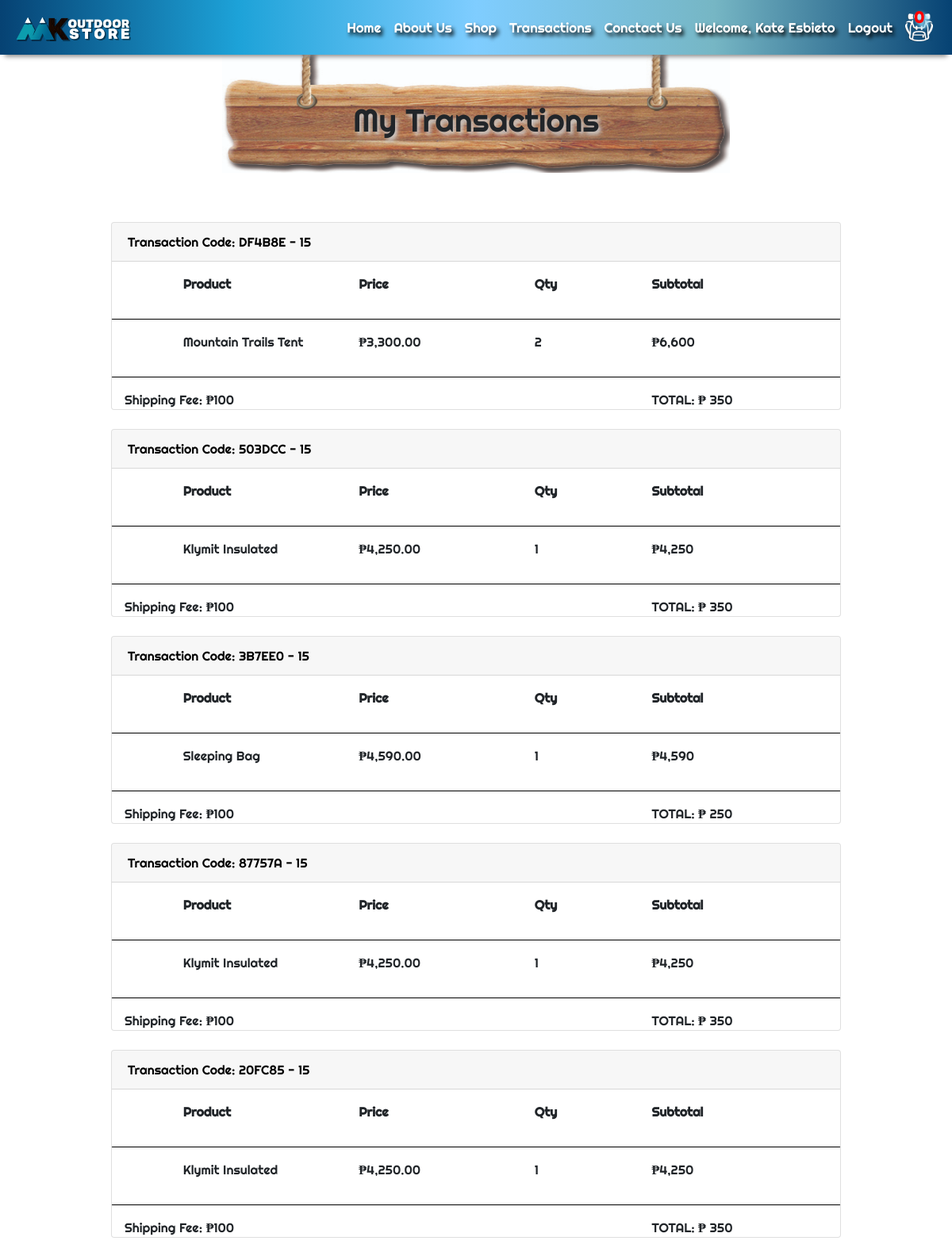
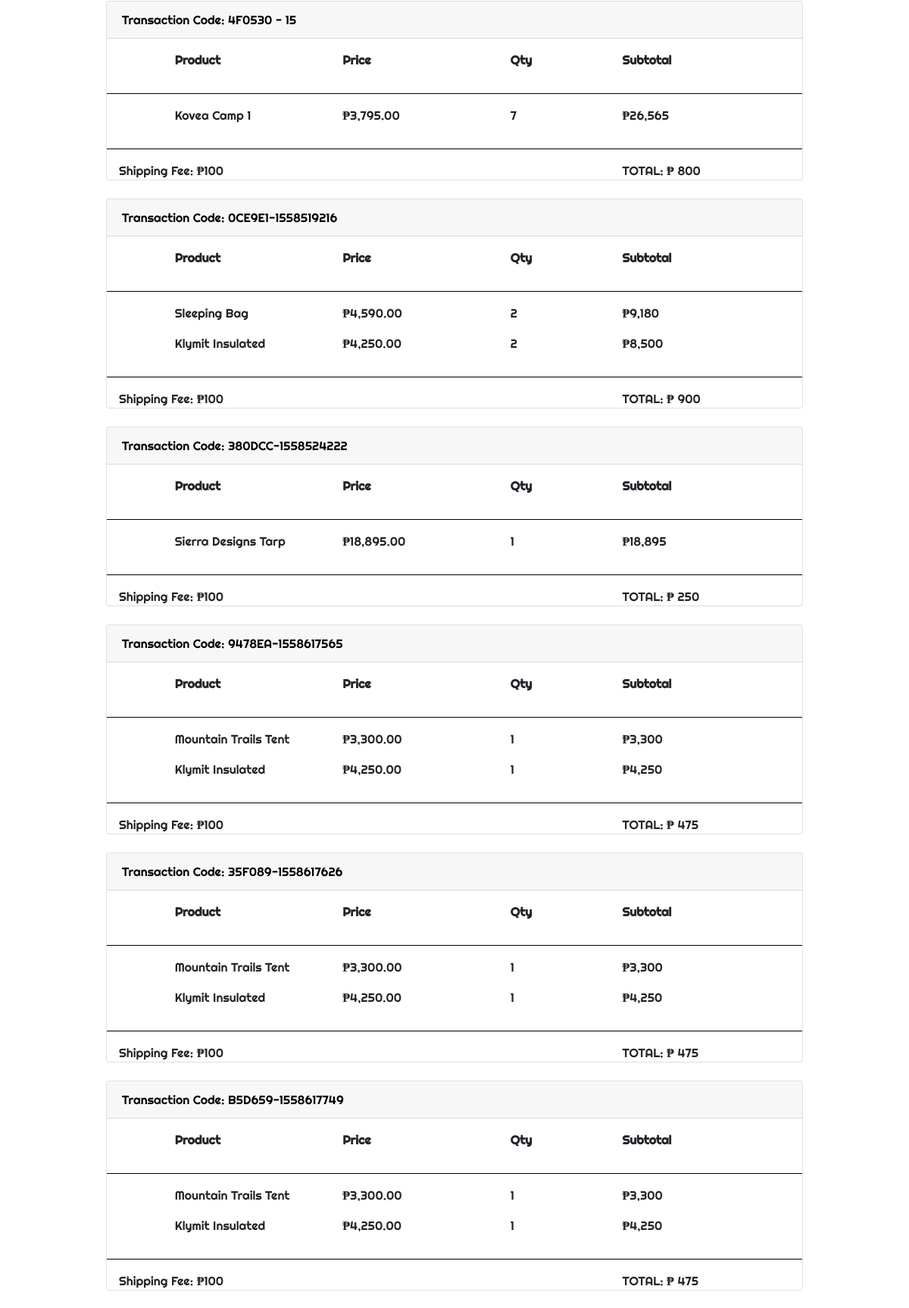
/views/transactions.php (signed in, upper part), run on the app's committed database (2 pictures, top to bottom).
### tables this page shows
CREATE TABLE `orders` (
  `id` int(11) NOT NULL,
  `user_id` int(11) NOT NULL,
  `transaction_code` varchar(255) NOT NULL,
  `purchase_date` date NOT NULL,
  `total` decimal(15,2) NOT NULL,
  `status_id` int(11) NOT NULL,
  `payment_mode_id` int(11) NOT NULL
);

CREATE TABLE `item_order` (
  `id` int(11) NOT NULL,
  `order_id` int(11) NOT NULL,
  `item_id` int(11) NOT NULL,
  `quantity` int(11) NOT NULL
);

CREATE TABLE `items` (
  `id` int(11) NOT NULL,
  `name` varchar(255) NOT NULL,
  `price` decimal(15,2) NOT NULL,
  `description` varchar(1000) NOT NULL,
  `image` varchar(255) NOT NULL,
  `category_id` int(11) NOT NULL
);

### views/transactions.php (the view)
<?php
	require_once '../partials/template.php';
	function get_body_contents() {
		global $conn;
?>
<div class="container">
	<div class="row">
		<div class="col-lg-10 offset-lg-1">
			<div class="jumbotron bg-transparent text-center mt-5" id="newLog" style="background-image: url('../assets/bgimg/log3.jpg');">
				<h1 class="mt-3" id="newLogTitle">My Transactions</h1>
			</div>
			<?php
				$order_query = "SELECT * FROM orders WHERE user_id = {$_SESSION['user']['id']}";
				$order_result = mysqli_query($conn, $order_query);
				foreach ($order_result as $indiv_order) {
			?>
			<div class="card mb-4">
				<div class="card-header">
					<a href="#" class="card-link">Transaction Code: <?php echo $indiv_order['transaction_code']?></a>
				</div>
				<div class="row col-12 p-3">
					<div class="col-5 col-sm-3 offset-sm-1 col-lg-3 offset-lg-1">
						<b>Product</b>
					</div>
					<div class="col-sm-3 col-lg-3 hideMobile">
						<b>Price</b>
					</div>
					<div class="col-3 col-sm-2 col-lg-2">
						<b>Qty</b>
					</div>
					<div class="col-4 col-sm-3 col-lg-3">
						<b>Subtotal</b>
					</div>
				</div>
				<hr style="height:1px; border: none; color: #000; background-color: #000;">
					<?php
						$order_details_query = "SELECT * FROM item_order io JOIN items i ON(io.item_id = i.id) WHERE io.order_id ={$indiv_order['id']}";
						$order_details_result = mysqli_query($conn, $order_details_query);
						foreach ($order_details_result as $indiv_item) {
							extract ($indiv_item);
					?>
					<div class="row col-12 px-3">
						<div class="col-5 col-sm-4 col-lg-3 offset-lg-1">
							<p><?php echo $name;?></p>
						</div>
						<div class="col-sm-3 col-lg-3 hideMobile">
							<strong>&#8369;</strong><?php echo number_format($price,2);?>
						</div>
						<div class="col-3 col-sm-2 col-lg-2">
							<?php echo $quantity;?>
						</div>
						<?php
								$subtotal = $price * $quantity;
							?>
						<div class="col-4 col-sm-3 col-lg-3">
							<p><strong>&#8369;</strong><?php echo number_format($subtotal);?></p>
						</div>
					</div>
					<?php } ?>
				<hr style="height:1px; border: none; color: #000; background-color: #000;">
					<div class="row col-12 px-3">
						<div class="col-12 col-sm-4 col-lg-3">Shipping Fee: <strong>&#8369;</strong>100</div>
						<div class="col-12 col-sm-3 offset-sm-5 col-lg-3 offset-lg-6">
							 TOTAL: <strong>&#8369;</strong> <?php echo number_format($indiv_order['total']+100) ?>
						</div>
					</div>
			</div>
		<?php } ?>
		</div>
	</div>
</div>
<?php } ?>

### assets/css/style.css (style rules this page uses)
* { margin: 0; padding: 0; box-sizing: border-box; font-family: 'Modak', cursive; font-family: 'Righteous', cursive; }
html, body { height: 100%; margin: 0; padding: 0; }
#newLog { background-size: 640px 170px !important; background-repeat: no-repeat !important; background-position:center top !important; }
#newLogTitle { text-shadow: 3px 4px 5px #ccc !important; }
.card a { text-decoration: none; color: black; }

### data on the page
orders: transaction_code "DF4B8E - 15", $indiv_order['total']+100 "350"
item_order: item.name "Mountain Trails Tent", item.price "3,300.00", quantity "2", subtotal "6,600"
orders: transaction_code "503DCC - 15", $indiv_order['total']+100 "350"
item_order: item.name "Klymit Insulated", item.price "4,250.00", quantity "1", subtotal "4,250"
orders: transaction_code "3B7EE0 - 15", $indiv_order['total']+100 "250"
item_order: item.name "Sleeping Bag", item.price "4,590.00", quantity "1", subtotal "4,590"
orders: transaction_code "87757A - 15", $indiv_order['total']+100 "350"
item_order: item.name "Klymit Insulated", item.price "4,250.00", quantity "1", subtotal "4,250"
orders: transaction_code "20FC85 - 15", $indiv_order['total']+100 "350"
item_order: item.name "Klymit Insulated", item.price "4,250.00", quantity "1", subtotal "4,250"
orders: transaction_code "4F0530 - 15", $indiv_order['total']+100 "800"
item_order: item.name "Kovea Camp 1", item.price "3,795.00", quantity "7", subtotal "26,565"
orders: transaction_code "0CE9E1-1558519216", $indiv_order['total']+100 "900"
item_order: item.name "Sleeping Bag", item.price "4,590.00", quantity "2", subtotal "9,180"
item_order: item.name "Klymit Insulated", item.price "4,250.00", quantity "2", subtotal "8,500"
orders: transaction_code "380DCC-1558524222", $indiv_order['total']+100 "250"
item_order: item.name "Sierra Designs Tarp", item.price "18,895.00", quantity "1", subtotal "18,895"
orders: transaction_code "9478EA-1558617565", $indiv_order['total']+100 "475"
item_order: item.name "Mountain Trails Tent", item.price "3,300.00", quantity "1", subtotal "3,300"
item_order: item.name "Klymit Insulated", item.price "4,250.00", quantity "1", subtotal "4,250"
orders: transaction_code "35F089-1558617626", $indiv_order['total']+100 "475"
item_order: item.name "Mountain Trails Tent", item.price "3,300.00", quantity "1", subtotal "3,300"
item_order: item.name "Klymit Insulated", item.price "4,250.00", quantity "1", subtotal "4,250"
orders: transaction_code "B5D659-1558617749", $indiv_order['total']+100 "475"
item_order: item.name "Mountain Trails Tent", item.price "3,300.00", quantity "1", subtotal "3,300"
item_order: item.name "Klymit Insulated", item.price "4,250.00", quantity "1", subtotal "4,250"

### other printed values
$_SESSION['user']['firstname'] "Kate"
$_SESSION['user']['lastname'] "Esbieto"
